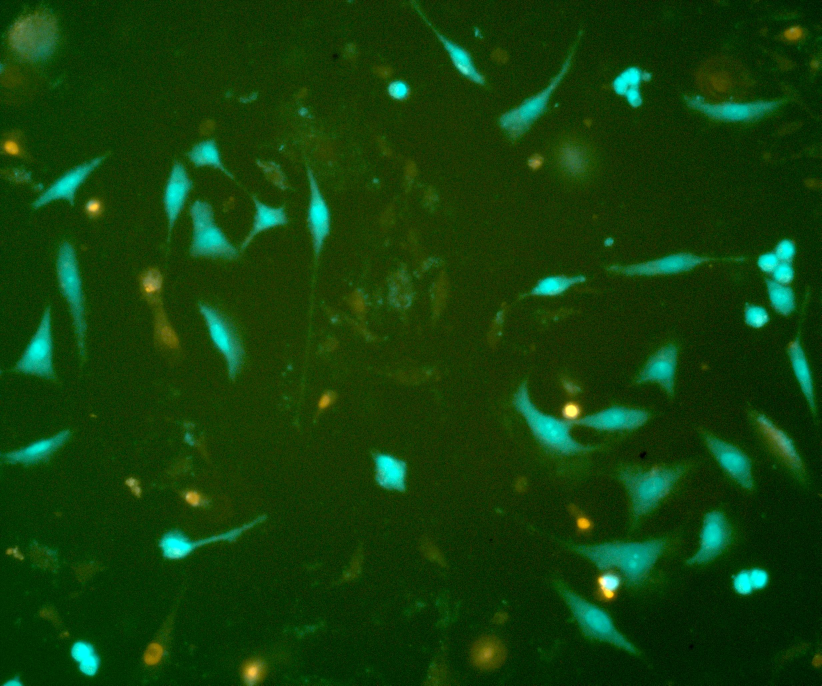
#> input picture cells/5.jpeg, 2464 x 2056 px, given in place of 5.jpg, which was not available (shown at 1/3 size)
$ python LaplacianEdgeDetection.py   (older library calls are emulated)
#> lines starting #> are read from the running program, lines starting #| are printed output that depends on the picture; pictures that were not available may be replaced by others from this repository, and a replacement may not be noted
import cv2
import numpy as np

# Görüntüyü yükle
image = cv2.imread(r'C:\Users\AYSENUR SIMSEK\Desktop\YZ-VOST-LP\hucre_goruntuleri\kontrast\5.jpg')
#> image is the input picture: shape (2056, 2464, 3); mean B, G, R 10.6, 62.3, 18.5

# Görüntüyü yeniden boyutlandır (isteğe bağlı)
image_resized = cv2.resize(image, (int(image.shape[1] * 0.3), int(image.shape[0] * 0.3)))
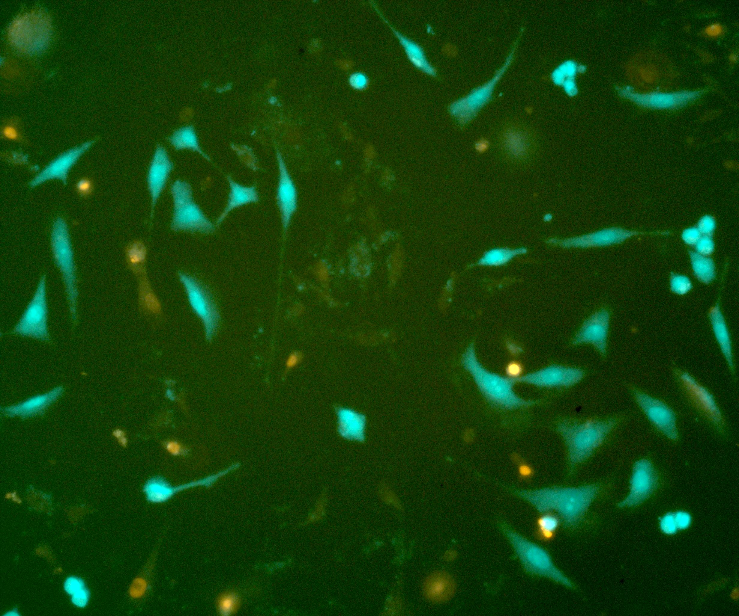
#> image_resized: shape (616, 739, 3); mean B, G, R 10.5, 62.1, 18.4

# Laplacian Kenar Tespiti
laplacian = cv2.Laplacian(image_resized, cv2.CV_64F)
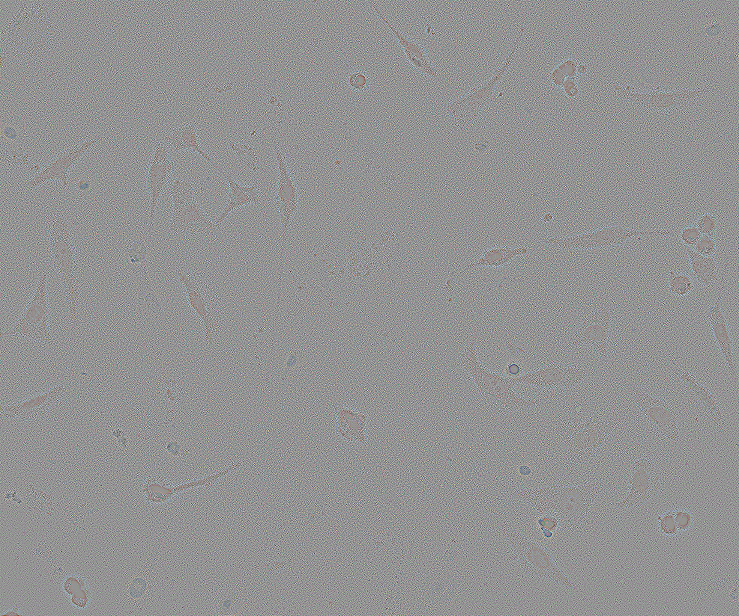
#> laplacian: shape (616, 739, 3) float64; mean B, G, R 0, 0, 0; drawn with min black and max white

# Laplacian sonucu mutlak değere dönüştürülür (negatif değerleri giderir)
laplacian_abs = np.uint8(np.absolute(laplacian))
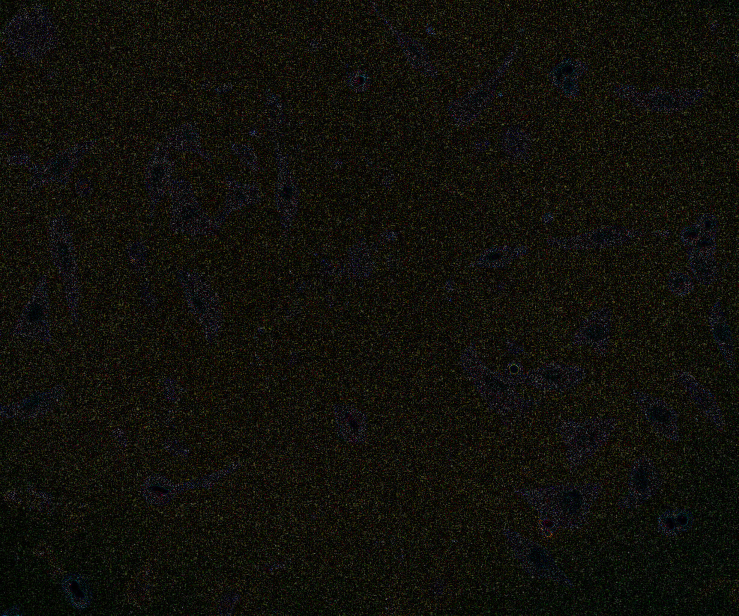
#> laplacian_abs: shape (616, 739, 3); mean B, G, R 10.2, 16.2, 16.9

# Sonuçları Göster
cv2.imshow('Original Image', image_resized)
cv2.imshow('Laplacian Edge Detection', laplacian_abs)

cv2.waitKey(0)
cv2.destroyAllWindows()

$ run again, with cells/1.jpeg copied over cells/5.jpeg
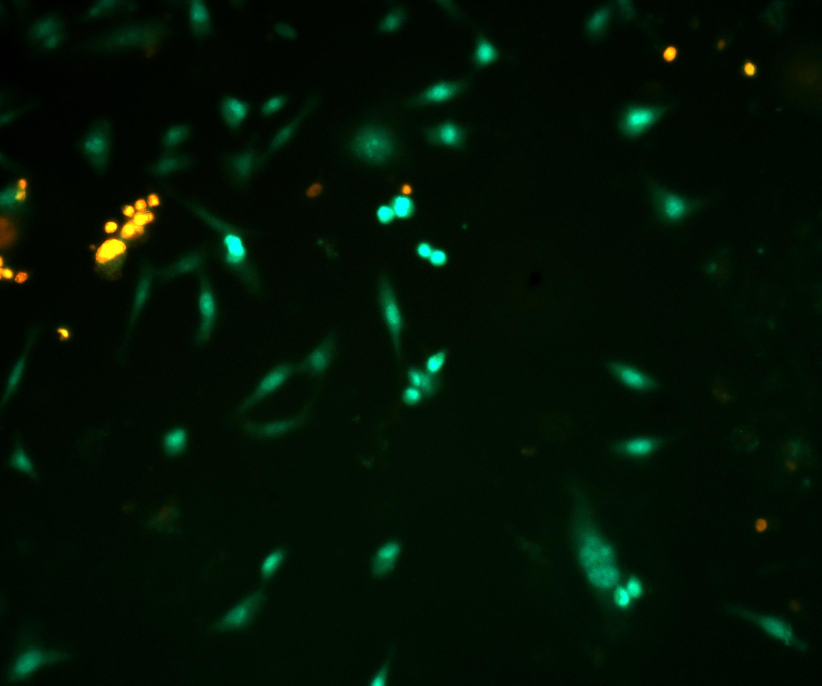
#> input picture cells/1.jpeg, 2464 x 2056 px, given in place of 5.jpg, which was not available (shown at 1/3 size)
#> image is the input picture: shape (2056, 2464, 3); mean B, G, R 4.5, 17.8, 2.7
#> `image_resized = cv2.resize(image, (int(image.shape[1] * 0.3), int(imag..`:
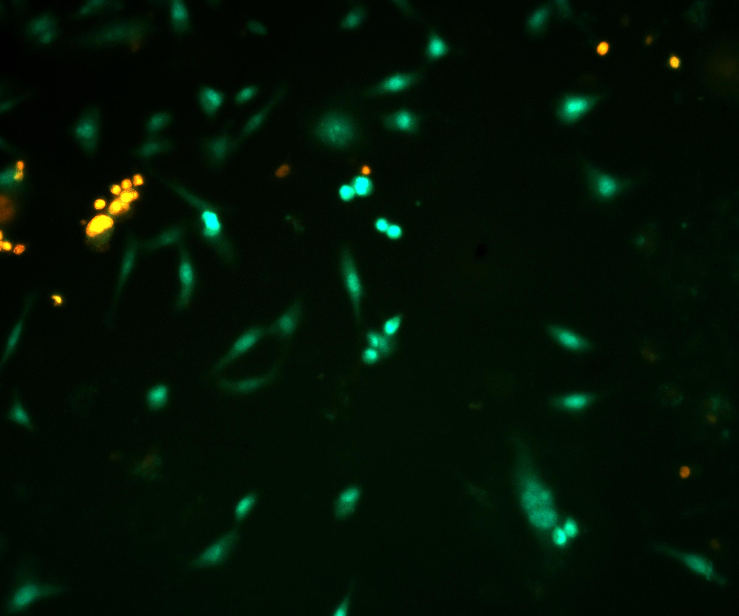
#> image_resized: shape (616, 739, 3); mean B, G, R 4.4, 17.7, 2.7
#> `laplacian_abs = np.uint8(np.absolute(laplacian))`:
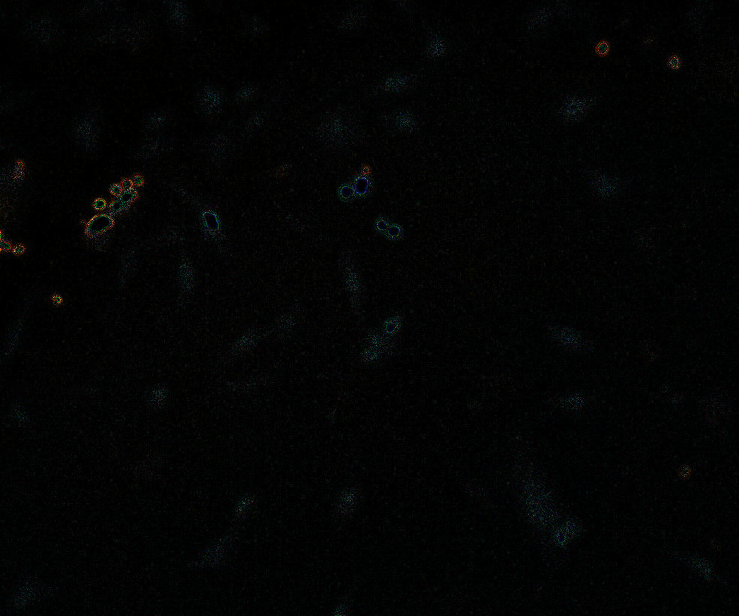
#> laplacian_abs: shape (616, 739, 3); mean B, G, R 3.2, 3.4, 3

$ run again, with cells/11.jpeg copied over cells/5.jpeg
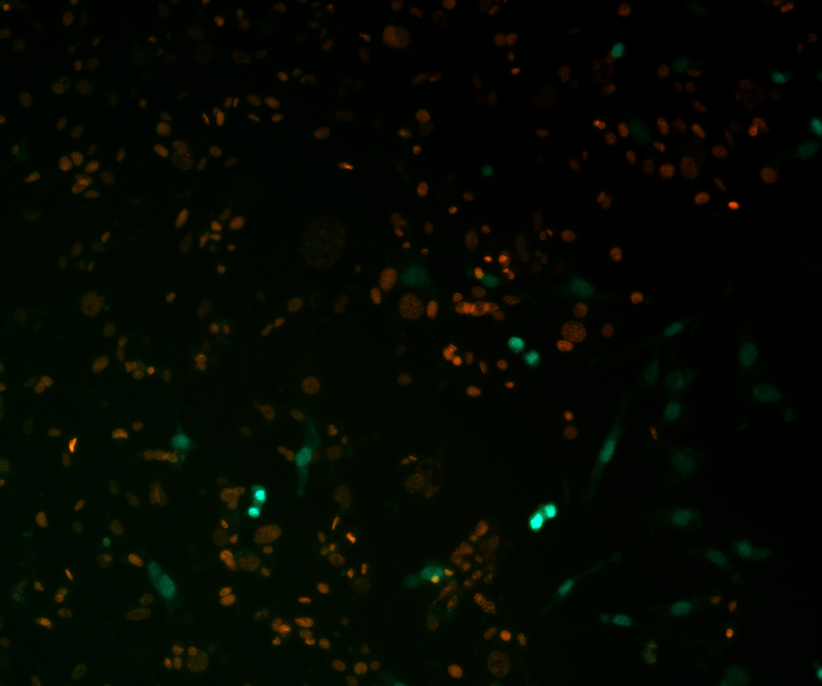
#> input picture cells/11.jpeg, 2464 x 2056 px, given in place of 5.jpg, which was not available (shown at 1/3 size)
#> image is the input picture: shape (2056, 2464, 3); mean B, G, R 0.6, 7.9, 4
#> `image_resized = cv2.resize(image, (int(image.shape[1] * 0.3), int(imag..`:
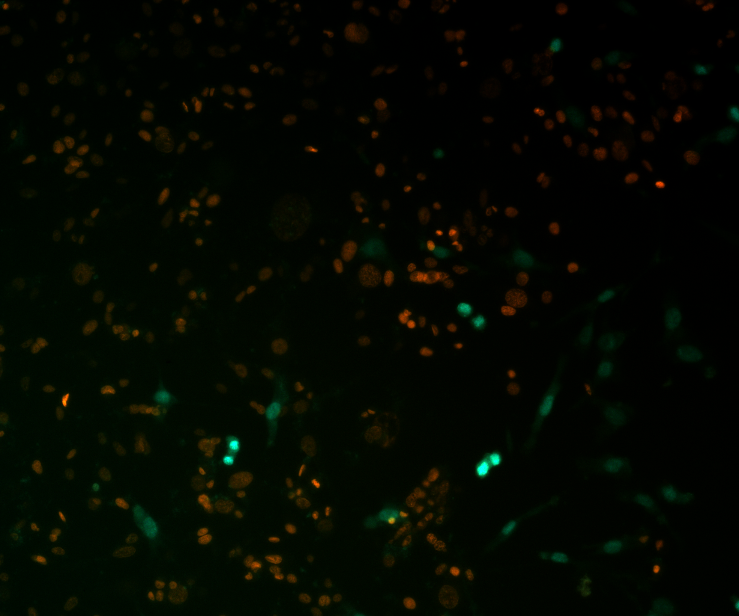
#> image_resized: shape (616, 739, 3); mean B, G, R 0.6, 7.8, 3.9
#> `laplacian_abs = np.uint8(np.absolute(laplacian))`:
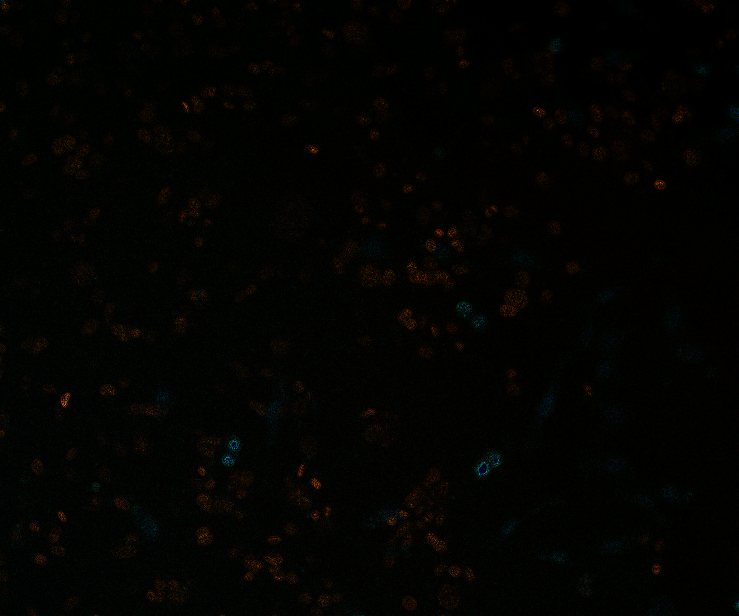
#> laplacian_abs: shape (616, 739, 3); mean B, G, R 0.8, 3.2, 2.9

$ run again, with cells/12.jpeg copied over cells/5.jpeg
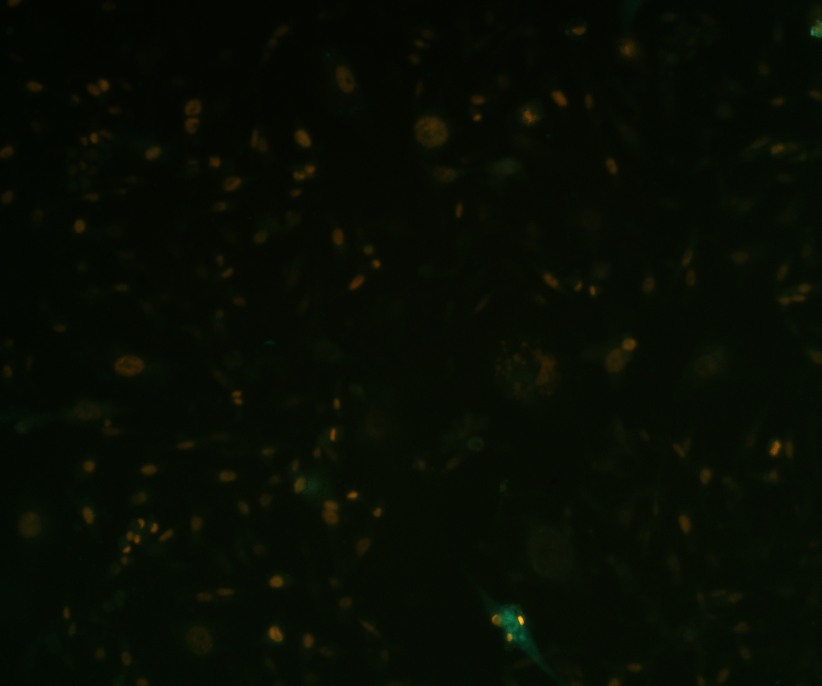
#> input picture cells/12.jpeg, 2464 x 2056 px, given in place of 5.jpg, which was not available (shown at 1/3 size)
#> image is the input picture: shape (2056, 2464, 3); mean B, G, R 3, 12.3, 7.2
#> `laplacian = cv2.Laplacian(image_resized, cv2.CV_64F)`:
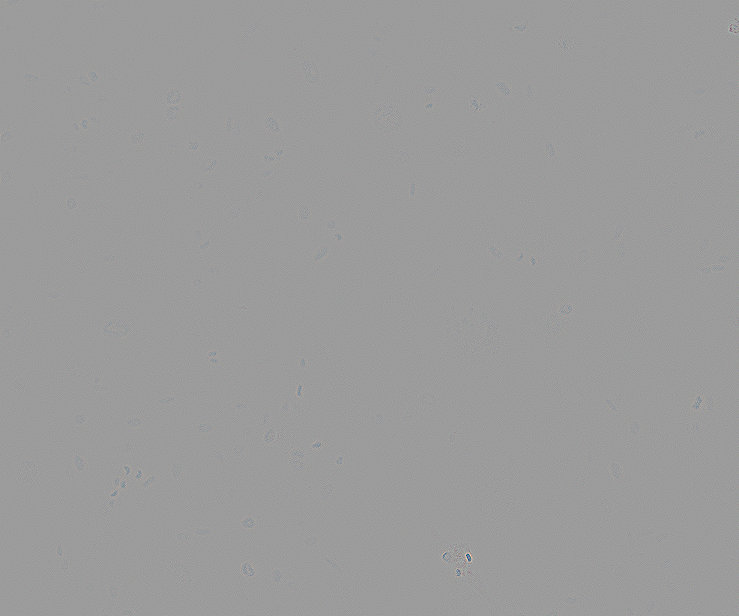
#> laplacian: shape (616, 739, 3) float64; mean B, G, R 0, 0, 0; drawn with min black and max white
#> `laplacian_abs = np.uint8(np.absolute(laplacian))`:
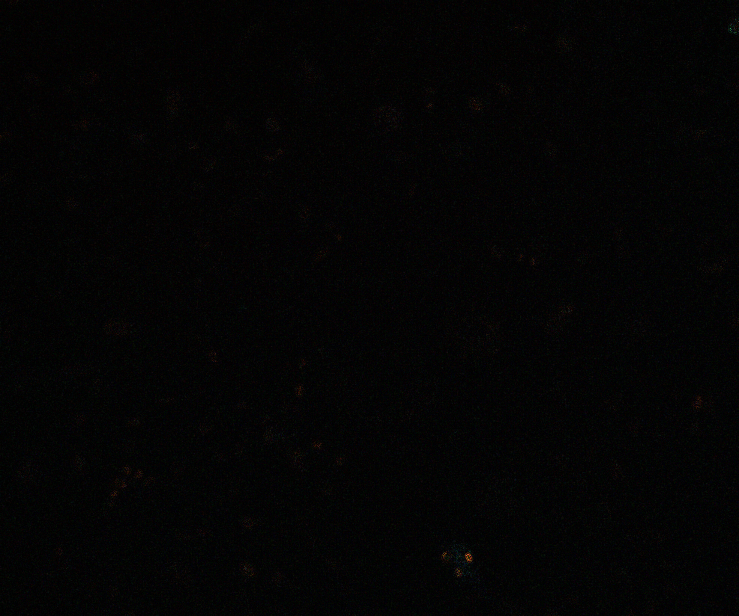
#> laplacian_abs: shape (616, 739, 3); mean B, G, R 3.6, 3.8, 3.9
